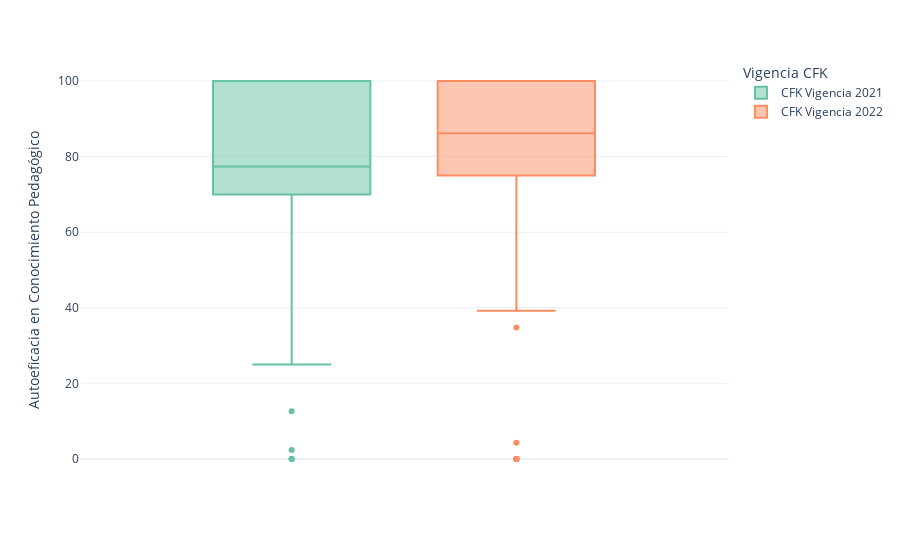

Source (notebook cell):
### Code cell
fig3 = px.box(autoefic, y='Autoeficacia en Conocimiento Pedagógico', color='Vigencia CFK', template="plotly_white",color_discrete_sequence=px.colors.qualitative.Set2)
fig3

### Figure 1 — Plotly figure (JSON) as saved in the notebook; plotly's stock layout.template omitted (floating-point values rounded to 4 significant figures; data arrays with more than 128 entries replaced by an {"elided": "..."} marker saying what was removed)
{"data": [{"alignmentgroup": "True", "hovertemplate": "Vigencia CFK=CFK Vigencia 2021<br>Autoeficacia en Conocimiento Pedagógico=%{y}<extra></extra>", "legendgroup": "CFK Vigencia 2021", "marker": {"color": "rgb(102,194,165)"}, "name": "CFK Vigencia 2021", "notched": false, "offsetgroup": "CFK Vigencia 2021", "orientation": "v", "showlegend": true, "type": "box", "x0": " ", "xaxis": "x", "y": {"elided": "231 float values"}, "y0": " ", "yaxis": "y"}, {"alignmentgroup": "True", "hovertemplate": "Vigencia CFK=CFK Vigencia 2022<br>Autoeficacia en Conocimiento Pedagógico=%{y}<extra></extra>", "legendgroup": "CFK Vigencia 2022", "marker": {"color": "rgb(252,141,98)"}, "name": "CFK Vigencia 2022", "notched": false, "offsetgroup": "CFK Vigencia 2022", "orientation": "v", "showlegend": true, "type": "box", "x0": " ", "xaxis": "x", "y": {"elided": "167 float values"}, "y0": " ", "yaxis": "y"}], "layout": {"autosize": true, "boxmode": "group", "legend": {"title": {"text": "Vigencia CFK"}, "tracegroupgap": 0}, "margin": {"t": 60}, "xaxis": {"anchor": "y", "autorange": true, "domain": [0, 1], "range": [-0.5042, 0.5042], "type": "category"}, "yaxis": {"anchor": "x", "autorange": true, "domain": [0, 1], "range": [-5.556, 105.6], "title": {"text": "Autoeficacia en Conocimiento Pedagógico"}, "type": "linear"}}}
